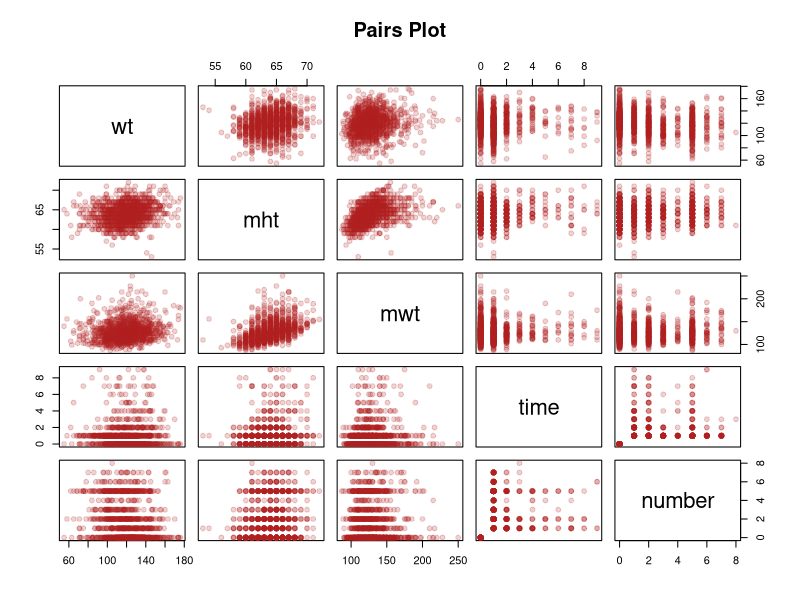
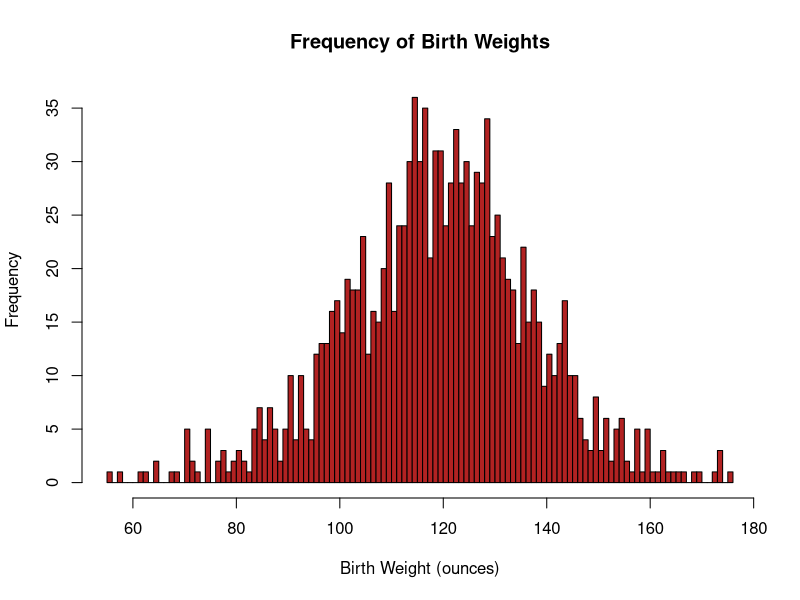
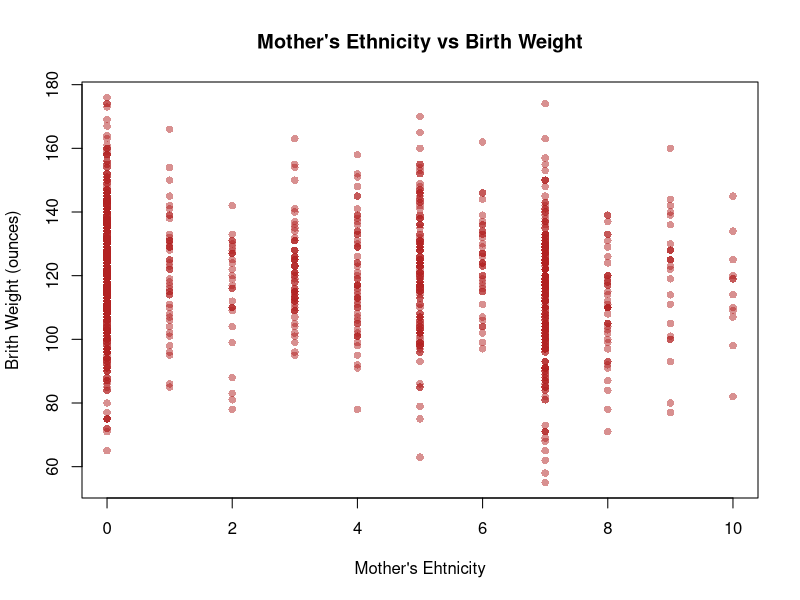
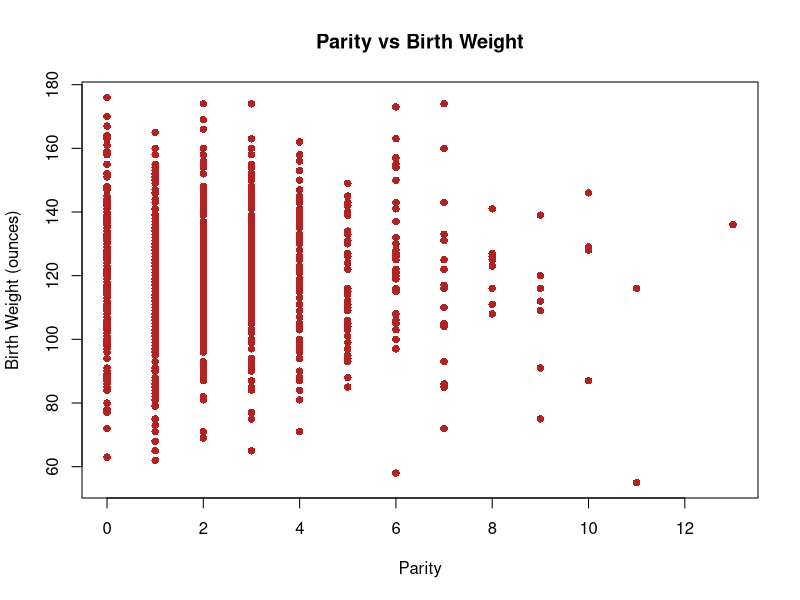
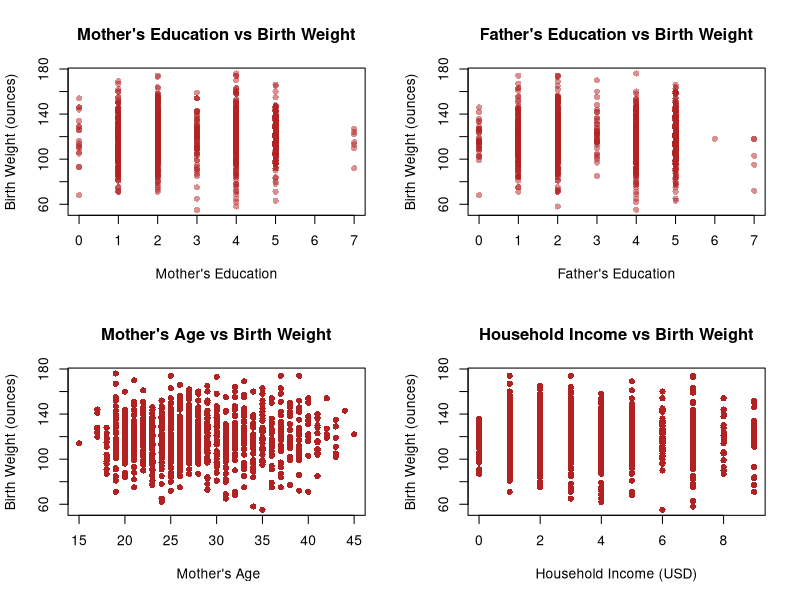
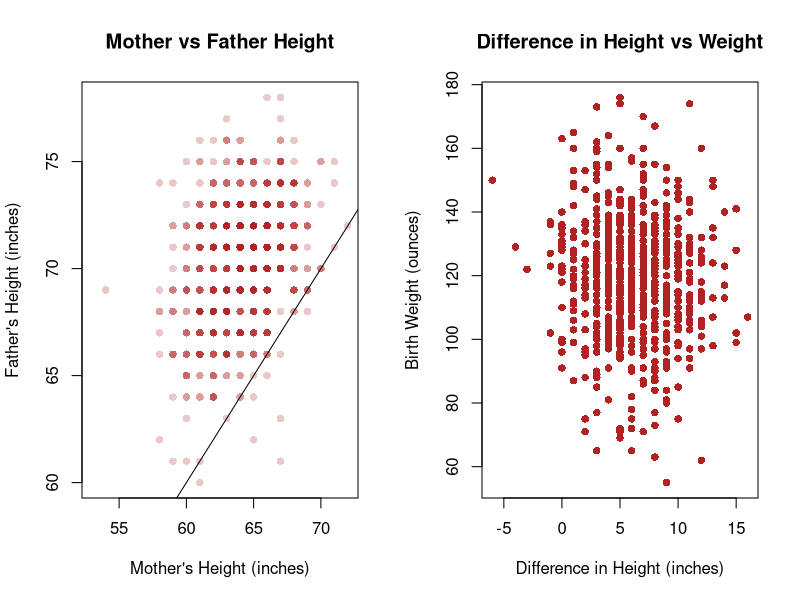
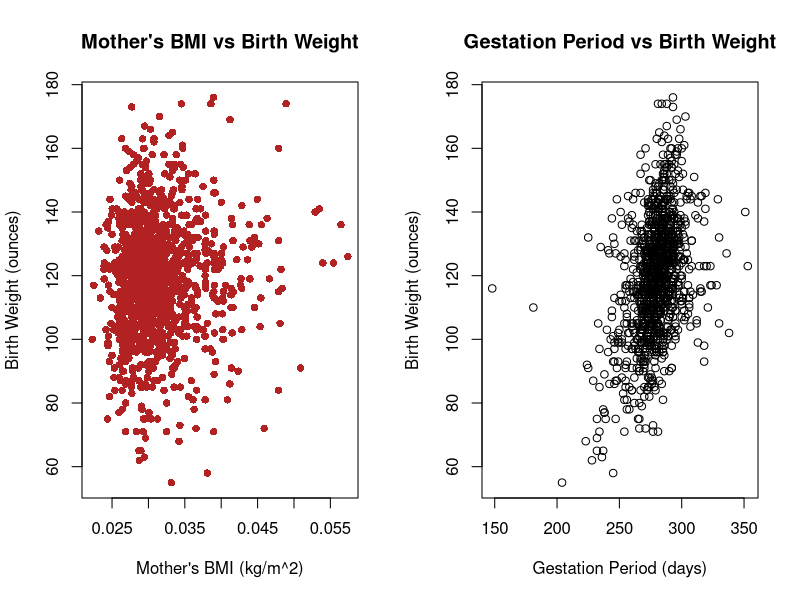
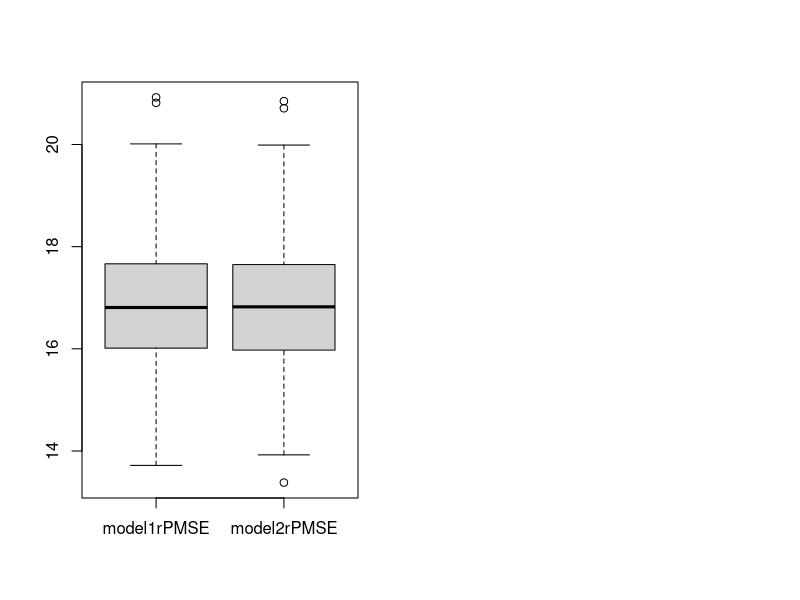

R code for these plots, in order:
## ---- chunk 1
# Knitr Configuration
knitr::opts_chunk$set(
  cache = TRUE,
  include = TRUE,
  echo = FALSE,
  results = "markup",
  fig.show = "asis",
  fig.height = 4
)
## ---- chunk 2
# Define all the functions and constants used later

# Category names for Ethnicity variates
ethLabels <- c(
  "Caucasian",
  "Mexican",
  "African-American",
  "Asian",
  "Mixed",
  "Other"
)

# Category names for Education variates
edLabels <- c(
  "Elementary School",
  "Middle School",
  "High School",
  "High School + Trade School",
  "High School + Some College",
  "College Graduate",
  "Trade School",
  "High School Unclear"
)

# Number of imputed datasets
k <- 5

# Unit conversion factors
poundsToKg <- 0.453592
inchesToM <- 0.0254

# The boundaries for BMI categories
# See this page for the source:
# https://www.mayoclinic.org/healthy-lifestyle/pregnancy-week-by-week/in-depth/pregnancy-weight-gain/art-20044360?pg=1
underweightNormalBoundary <- 18.5
normalOverweightBoundary <- 25
overweightObeseBoundary <- 30

# Use test 10% for test set in cross validation
testSetRatio = 0.1
## ---- chunk 3
isUnderweight <- function (bmi) bmi < underweightNormalBoundary
isNormal <- function (bmi) bmi < normalOverweightBoundary & bmi >= underweightNormalBoundary
isOverweight <- function (bmi) bmi < overweightObeseBoundary & bmi >= normalOverweightBoundary
isObese <- function (bmi) bmi >= overweightObeseBoundary

bmi <- function (wtLbs, htIn) (wtLbs * poundsToKg) / (htIn * inchesToM)^2
## ---- chunk 4
# Roughly translate the "number" category to a floating point number of the actual number of cigarettes smoked
numCigs <- function (number) (number <= 4) * (5 * number - 2.5) + (number > 4) * (10 * number - 25.5)
## ---- chunk 5
# Re-encoding and labelling variates as factors
decodeBirthVariates <- function (birthsDataset) {
  newDataset = data.frame(birthsDataset)

  newDataset$meth <- cut(
    birthsDataset$meth,
    breaks = c(0, 5:10), 
    labels = ethLabels,
    right = TRUE,
    include.lowest= TRUE
  )

  newDataset$med <- cut(
    birthsDataset$med,
    breaks = 0:8, 
    labels = edLabels,
    right = FALSE
  )

  newDataset$feth <- cut(
    birthsDataset$feth,
    breaks = c(0, 5:10),
    labels = ethLabels,
    right = TRUE,
    include.lowest= TRUE
  )

  newDataset$fed <- cut(
    birthsDataset$fed,
    breaks = 0:8, 
    labels = edLabels,
    right = FALSE
  )

  newDataset$smoke <- cut(
    birthsDataset$smoke,
    breaks = 0:4, 
    labels = c(
      "Never",
      "Smokes Now",
      "Until Pregnancy",
      "Doesn't Smoke Anymore"
    ),
    right = FALSE
  )

  newDataset$marital <- cut(
    birthsDataset$marital,
    breaks = 0:5,
    labels = c(
      "Married",
      "Legally Separated",
      "Divorced",
      "Widowed",
      "Never Married"
    )
  )

  newDataset$number <- numCigs(birthsDataset$number)

  newDataset$time <- cut(
    birthsDataset$time,
    breaks = 0:10,
    labels = c(
      "Never Smoked",
      "Still Smokes",
      "During Pregnancy",
      "Less Than A Year",
      "1-2 Years",
      "2-3 Years",
      "3-4 Years",
      "5-9 Years",
      "More Than 10 Years",
      "Quit But Don't Know When"
    ),
    right = FALSE
  )

  newDataset$income <- cut(
    birthsDataset$income,
    breaks = c(0, 1, 2, 10),
    labels = c(
      "Under 2500",
      "2500-4999",
      "5000-Over 25000"
    ),
    right = FALSE
  )

  newDataset
}
## ---- chunk 6
smokingImpact <- function (time, number) {
  cigaretteEffectRatio = 6
  # Take the average of the bounds of the range of cigarettes smoked by a given category
  # as the approximate exact number of cigarettes smoked per day
  # https://www.med.uottawa.ca/sim/data/Smoking_and_Health_e.htm shows that it took a
  # six-fold increase in the number of cigarettes smoked a day to double the impact
  # on the likelihood of developing lung cancer. We approximate the effect of smoking
  # on birth with this ratio too.
  activeSmokingImpact = (number != 0) * 2^(numCigs(number) / cigaretteEffectRatio)
  
  impactTimeDecay = 2
  
  # Approximate a scalar number of years since quiting based on the categorical variable
  yearsQuit = (time >= 3) * (-2.5 + time) + (time >= 7) * (-18.5 + 3 * time)
  # Time = 1 or 2 are special cases with 0 decay
  yearsQuit = yearsQuit * (time >= 3)
  
  decayedSmokingImpact = activeSmokingImpact * exp(-yearsQuit / impactTimeDecay)
  
  decayedSmokingImpact
}
## ---- chunk 7
craftFeatures <- function (imputedBirthsDataset) {
  newDataset = decodeBirthVariates(imputedBirthsDataset)

  newDataset$sameEth <- factor(
    imputedBirthsDataset$meth == imputedBirthsDataset$feth,
    labels = c("Different", "Same")
  )
  # What about "Other" though?
  
  newDataset$htDiff <- newDataset$fht - newDataset$mht
    
  newDataset$lateMom <- factor(
    newDataset$parity == 0 & newDataset$mage >= 35,
    labels = c("Not late", "Late")
  )

  newDataset$mBMI <- bmi(newDataset$mwt, newDataset$mht)
  
  newDataset$mBMICategory <- factor(
    1 * isNormal(newDataset$mBMI)
      + 2 * isOverweight(newDataset$mBMI)
      + 3 * isObese(newDataset$mBMI),
    labels = c("Underweight", "Normal", "Overweight", "Obese")
  )
  
  newDataset$smokingImpact <- smokingImpact(
    imputedBirthsDataset$time,
    imputedBirthsDataset$number
  )
  
  newDataset
}
## ---- chunk 8
meanAIC <- function (model, datasets) mean(sapply(
  datasets,
  function (dataset) AIC(update(model, data = dataset))
))
## ---- chunk 9
selectModel <- function (
  datasets,
  predictedVar,
  excludedVars = c(),
  specialTerms = c()
) {
  selectedModelMeanAIC = .Machine$integer.max
  selectedModel = NULL
  
  for (dataset in datasets) {
    #adjustedBirthsDataset <- birthsDataset[, !colnames(birthsDataset) %in% excludedVars]
    M0 = lm(wt ~ 1, data = dataset)
    Mmax = lm(
      formula(paste(
        predictedVar,
        "~",
        "(.",
        Reduce(function (l, r) paste(l, r), Map(function (term) paste("-", term), excludedVars), ""),
        ")^2",
        Reduce(function (l, r) paste(l, r), Map(function (term) paste("+", term), specialTerms), "")
      )),
      data = dataset
    )
  
    candidateModel = step(
      lm(wt ~ 1, data = dataset),
      scope = list(lower = M0, upper = Mmax),
      direction = "both",
      trace = 0
    )
  
    candidateModelMeanAIC = mean(sapply(
      datasets,
      function (dataset) AIC(update(candidateModel, data = dataset))
    ))
  
    if (candidateModelMeanAIC < selectedModelMeanAIC) {
      selectedModel = update(candidateModel, data = dataset)
      selectedModelMeanAIC = candidateModelMeanAIC
    }
  }
  
  selectedModel
}
## ---- chunk 10
crossValidate <- function (model1, model2, datasets) {
  # "Usually about a thousand is fine" - M. Lysy, Nov. 27, 2018
  m = 1000

  model1rPMSE <- vector(mode = "numeric", length = m)
  model2rPMSE <- vector(mode = "numeric", length = m)

  for (i in 1:m) {
    chosenSet = datasets[[1 + i %% k]]
    Ntotal = nrow(chosenSet)
    Ntest = floor(Ntotal * testSetRatio)
    outOfSampleIndices = sample(Ntotal, Ntest)
    trainSet = chosenSet[-outOfSampleIndices, ]
    testSet = chosenSet[outOfSampleIndices, ]
    
    model1 = update(model1, data = trainSet)
    model2 = update(model2, data = trainSet)
    outOfSamplePredictions1 = predict(model1, newdata = testSet)
    outOfSamplePredictions2 = predict(model2, newdata = testSet)
    predictionErrors1 = (testSet$wt - outOfSamplePredictions1) ^ 2
    predictionErrors2 = (testSet$wt - outOfSamplePredictions2) ^ 2
    model1rPMSE[i] <- sqrt(sum(predictionErrors1) / Ntest)
    model2rPMSE[i] <- sqrt(sum(predictionErrors2) / Ntest)
  }
  
  list(
    rPMSEs = data.frame(model1 = model1rPMSE, model2 = model2rPMSE),
    residuals = data.frame(
      actual = testSet$wt,
      model1Predictions = outOfSamplePredictions1,
      model2Predictions = outOfSamplePredictions2,
      model1 = outOfSamplePredictions1 - testSet$wt,
      model2 = outOfSamplePredictions2 - testSet$wt
    )
  )
}
## ---- chunk 11
# Import
births <- read.csv("chds_births.csv")
## ---- chunk 12
pairs(births[c("wt", "mht", "mwt","time", "number")], col=adjustcolor("firebrick", 0.2), pch=19, main= "Pairs Plot")
## ---- chunk 13
hist(births$wt, breaks=100, col = "firebrick", main = "Frequency of Birth Weights", xlab = "Birth Weight (ounces)") 
## ---- chunk 14
plot(births$meth, births$wt, col=adjustcolor("firebrick", 0.5), pch=16, main = "Mother's Ethnicity vs Birth Weight", xlab = "Mother's Ehtnicity", ylab = "Brith Weight (ounces)") 
## ---- chunk 15
plot(births$parity, births$wt, pch=16, col="firebrick", main = "Parity vs Birth Weight", xlab = "Parity", ylab = "Birth Weight (ounces)") 
## ---- chunk 16
par(mfrow = c(2,2))
plot(births$med, births$wt, col=adjustcolor("firebrick", 0.5), pch=16, main = "Mother's Education vs Birth Weight", xlab = "Mother's Education", ylab = "Birth Weight (ounces)")
plot(births$fed, births$wt, col=adjustcolor("firebrick", 0.5), pch=16, main = "Father's Education vs Birth Weight", xlab = "Father's Education", ylab = "Birth Weight (ounces)")
plot(births$mage, births$wt, pch=16, col="firebrick", main = "Mother's Age vs Birth Weight", xlab = " Mother's Age", ylab = "Birth Weight (ounces)") 
plot(births$income, births$wt, pch=16, col="firebrick", main = "Household Income vs Birth Weight", xlab = "Household Income (USD)", ylab = "Birth Weight (ounces)") 
## ---- chunk 17
#lm(wt ~ I(fht - mht), data=data)
par(mfrow = c(1,2))
plot(births$mht, births$fht, col=adjustcolor("firebrick", 0.25), pch=16, main = "Mother vs Father Height", xlab = "Mother's Height (inches)", ylab = "Father's Height (inches)")
abline(coef=c(0, 1))
plot(births$fht - births$mht, births$wt, pch=16, col="firebrick", main = "Difference in Height vs Weight", xlab = "Difference in Height (inches)", ylab = "Birth Weight (ounces)")
## ---- chunk 18
plot(births$mwt / I(births$mht)^2, births$wt, pch=16, col="firebrick", main = "Mother's BMI vs Birth Weight", xlab = "Mother's BMI (kg/m^2)", ylab = "Birth Weight (ounces)") 
## ---- chunk 19
plot(births$gestation, births$wt, main = "Gestation Period vs Birth Weight", xlab = "Gestation Period (days)", ylab = "Birth Weight (ounces)")
#summary(lm(wt ~ gestation, data=births)) MOVE TO APPENDIX
## ---- chunk 20

"marital"
summary(factor(births$marital))

mendedBirths <- data.frame(births)
mendedBirths[mendedBirths$marital == 0, "marital"] <- NA
## ---- chunk 21
N <- nrow(mendedBirths)
round(sapply(colnames(mendedBirths), function (colname) sum(is.na(mendedBirths[colname])) / N), 2)

nrow(na.omit(mendedBirths[, !(colnames(mendedBirths) %in% c("fht", "fwt", "income"))])) / N

nrow(na.omit(mendedBirths[, !(colnames(mendedBirths) %in% c("fht", "fwt", "income"))])) / N
## ---- chunk 22
library(mice)
options(warn=-1)

multiplyImputedBirths <- mice(mendedBirths, m = k, method = "pmm", seed = 500, printFlag = FALSE)

imputedBirths <- lapply(1:k, function(i) complete(multiplyImputedBirths, i))
## ---- chunk 23
decodedImputedBirths <- lapply(imputedBirths, decodeBirthVariates)
## ---- chunk 24

## ---- chunk 25
basicBirthWeightModel <- selectModel(
  decodedImputedBirths,
  "wt",
  excludedVars = c("gestation", "smoke")
)
basicBirthWeightModelMeanAIC <- meanAIC(basicBirthWeightModel, decodedImputedBirths)
## ---- chunk 26
engineeredFeatureBirths <- lapply(imputedBirths, craftFeatures)
## ---- chunk 27
engineeredBirthWeightModel <- selectModel(
  engineeredFeatureBirths,
  "wt",
  c("gestation", "smoke", "time", "fht", "mBMICategory"),
  c("time")#, smokingImpact:smokingQuitCategory")
  #c("smokingImpact", "mBMI", "htDiff", "sameEth",  "lateMom")
)
engineeredBirthWeightModelMeanAIC <- meanAIC(
  engineeredBirthWeightModel,
  engineeredFeatureBirths
)
## ---- chunk 28
cvResults <- crossValidate(
  basicBirthWeightModel,
  engineeredBirthWeightModel,
  engineeredFeatureBirths
)

rPMSEs <- cvResults$rPMSEs
paste(mean(rPMSEs$model1), sd(rPMSEs$model1))
paste(mean(rPMSEs$model2), sd(rPMSEs$model2))
boxplot(list(model1rPMSE = rPMSEs$model1, model2rPMSE = rPMSEs$model2))

par(mfrow=c(1,2))
plot(cvResults$residuals$model1Predictions, cvResults$residuals$model1,  main = "Predicted Values vs Basic Model Residuals", xlab = "Predicted Values", ylab = "Basic Model Residuals")
plot(cvResults$residuals$model2Predictions, cvResults$residuals$model2, main = "Predicted Values vs Engineered Model Residuals", xlab = "Predicted Values", ylab = "Engineered Model Residuals")
## ---- chunk 29

par(mfrow = c(1,2))
qqnorm(cvResults$residuals$model1, main = "Normal Q-Q Plot for Basic")
abline(a = 0, b = 20, lty = 2, col = "blue")

qqnorm(cvResults$residuals$model2, main = "Normal Q-Q Plot for Engineered")
abline(a = 0, b = 20, lty = 2, col = "blue")
## ---- chunk 30
# Reconfigure Knitr for Appendix
knitr::opts_chunk$set(include = TRUE, echo = TRUE, eval = FALSE)
## ---- chunk 31

## ---- chunk 32

## ---- chunk 33

## ---- chunk 34

## ---- chunk 35

## ---- chunk 36

## ---- chunk 37

## ---- chunk 38

## ---- chunk 39

## ---- chunk 40

## ---- chunk 41

## ---- chunk 42

## ---- chunk 43

## ---- chunk 44

## ---- chunk 45

## ---- chunk 46

## ---- chunk 47
round(sapply(0:13, function (parity) c(mean(births[births$parity==parity, "wt"]), sd(births[births$parity==parity, "wt"]))), 2)
## ---- chunk 48
qqplot(cvResults$residuals$model1Predictions,cvResults$residuals$actual, main = "Q-Q Plot", xlab = "Predicted Values", ylab = "Actual Values")
abline(a = 0, b = 1, lty = 2, col = "red")

qqplot(cvResults$residuals$model2Predictions,cvResults$residuals$actual, main = "Q-Q Plot", xlab = "Predicted Values", ylab = "Actual Values")
abline(a = 0, b = 1, lty = 2, col = "red")
## ---- chunk 49
knitr::all_labels()
